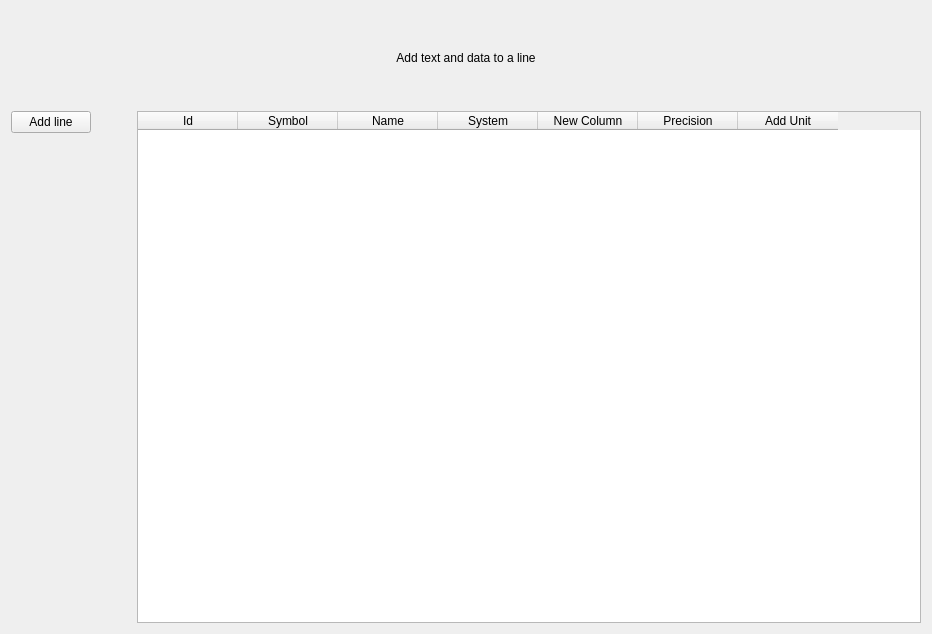
<?xml version="1.0" encoding="UTF-8"?>
<ui version="4.0">
 <class>LineEditPageWidget</class>
 <widget class="QWidget" name="LineEditPageWidget">
  <property name="geometry">
   <rect>
    <x>0</x>
    <y>0</y>
    <width>932</width>
    <height>634</height>
   </rect>
  </property>
  <property name="windowTitle">
   <string>Form</string>
  </property>
  <layout class="QVBoxLayout" name="verticalLayout_2">
   <item>
    <spacer name="verticalSpacer_2">
     <property name="orientation">
      <enum>Qt::Vertical</enum>
     </property>
     <property name="sizeType">
      <enum>QSizePolicy::Maximum</enum>
     </property>
     <property name="sizeHint" stdset="0">
      <size>
       <width>20</width>
       <height>40</height>
      </size>
     </property>
    </spacer>
   </item>
   <item>
    <widget class="QLabel" name="label_2">
     <property name="text">
      <string>Add text and data to a line</string>
     </property>
     <property name="alignment">
      <set>Qt::AlignCenter</set>
     </property>
    </widget>
   </item>
   <item>
    <spacer name="verticalSpacer">
     <property name="orientation">
      <enum>Qt::Vertical</enum>
     </property>
     <property name="sizeType">
      <enum>QSizePolicy::Maximum</enum>
     </property>
     <property name="sizeHint" stdset="0">
      <size>
       <width>20</width>
       <height>40</height>
      </size>
     </property>
    </spacer>
   </item>
   <item>
    <layout class="QHBoxLayout" name="horizontalLayout_16">
     <item>
      <layout class="QVBoxLayout" name="verticalLayout">
       <item>
        <layout class="QVBoxLayout" name="data_Layout"/>
       </item>
       <item>
        <widget class="QPushButton" name="AddLine_pushButton">
         <property name="text">
          <string>Add line</string>
         </property>
        </widget>
       </item>
       <item>
        <spacer name="verticalSpacer_3">
         <property name="orientation">
          <enum>Qt::Vertical</enum>
         </property>
         <property name="sizeHint" stdset="0">
          <size>
           <width>20</width>
           <height>40</height>
          </size>
         </property>
        </spacer>
       </item>
      </layout>
     </item>
     <item>
      <spacer name="horizontalSpacer">
       <property name="orientation">
        <enum>Qt::Horizontal</enum>
       </property>
       <property name="sizeType">
        <enum>QSizePolicy::Fixed</enum>
       </property>
       <property name="sizeHint" stdset="0">
        <size>
         <width>40</width>
         <height>20</height>
        </size>
       </property>
      </spacer>
     </item>
     <item>
      <widget class="QTableWidget" name="Data_tableWidget">
       <property name="minimumSize">
        <size>
         <width>0</width>
         <height>200</height>
        </size>
       </property>
       <property name="editTriggers">
        <set>QAbstractItemView::NoEditTriggers</set>
       </property>
       <property name="selectionMode">
        <enum>QAbstractItemView::NoSelection</enum>
       </property>
       <column>
        <property name="text">
         <string>Id</string>
        </property>
       </column>
       <column>
        <property name="text">
         <string>Symbol</string>
        </property>
       </column>
       <column>
        <property name="text">
         <string>Name</string>
        </property>
       </column>
       <column>
        <property name="text">
         <string>System</string>
        </property>
       </column>
       <column>
        <property name="text">
         <string>New Column</string>
        </property>
       </column>
       <column>
        <property name="text">
         <string>Precision</string>
        </property>
       </column>
       <column>
        <property name="text">
         <string>Add Unit</string>
        </property>
       </column>
      </widget>
     </item>
    </layout>
   </item>
  </layout>
 </widget>
 <resources/>
 <connections/>
</ui>
